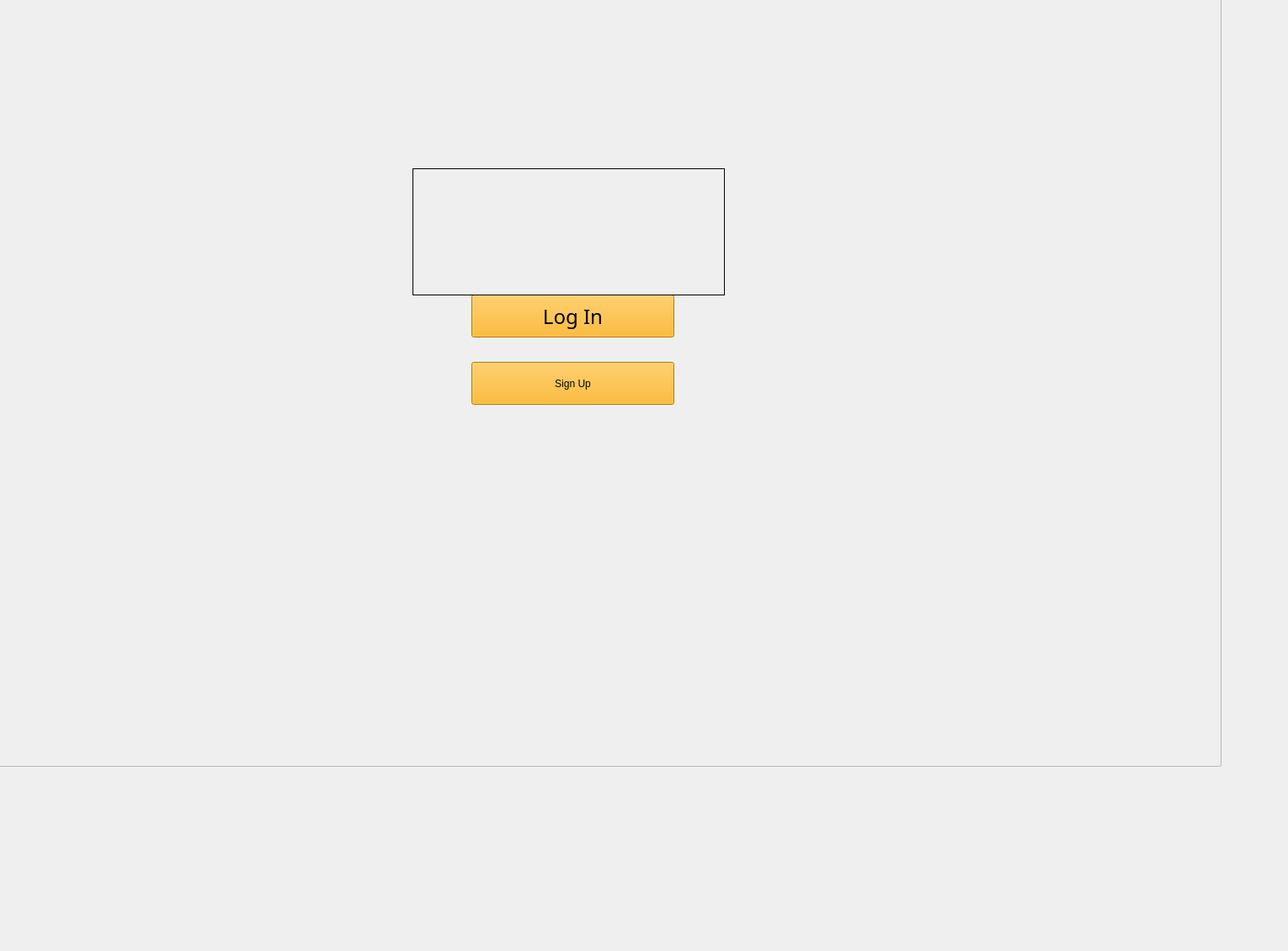
    <widget class="QWidget" name="Startpage">
     <widget class="QFrame" name="frame">
      <property name="geometry">
       <rect>
        <x>-70</x>
        <y>-10</y>
        <width>1521</width>
        <height>921</height>
       </rect>
      </property>
      <property name="styleSheet">
       <string notr="true">border-image: url(:/MainWindow/assets/index.png);</string>
      </property>
      <property name="frameShape">
       <enum>QFrame::StyledPanel</enum>
      </property>
      <property name="frameShadow">
       <enum>QFrame::Raised</enum>
      </property>
     </widget>
     <widget class="QPushButton" name="buttonStartpageSignup">
      <property name="geometry">
       <rect>
        <x>560</x>
        <y>430</y>
        <width>241</width>
        <height>51</height>
       </rect>
      </property>
      <property name="palette">
       <palette>
        <active>
         <colorrole role="Button">
          <brush brushstyle="SolidPattern">
           <color alpha="255">
            <red>255</red>
            <green>170</green>
            <blue>0</blue>
           </color>
          </brush>
         </colorrole>
         <colorrole role="Base">
          <brush brushstyle="SolidPattern">
           <color alpha="255">
            <red>255</red>
            <green>170</green>
            <blue>0</blue>
           </color>
          </brush>
         </colorrole>
         <colorrole role="Window">
          <brush brushstyle="SolidPattern">
           <color alpha="255">
            <red>255</red>
            <green>170</green>
            <blue>0</blue>
           </color>
          </brush>
         </colorrole>
        </active>
        <inactive>
         <colorrole role="Button">
          <brush brushstyle="SolidPattern">
           <color alpha="255">
            <red>255</red>
            <green>170</green>
            <blue>0</blue>
           </color>
          </brush>
         </colorrole>
         <colorrole role="Base">
          <brush brushstyle="SolidPattern">
           <color alpha="255">
            <red>255</red>
            <green>170</green>
            <blue>0</blue>
           </color>
          </brush>
         </colorrole>
         <colorrole role="Window">
          <brush brushstyle="SolidPattern">
           <color alpha="255">
            <red>255</red>
            <green>170</green>
            <blue>0</blue>
           </color>
          </brush>
         </colorrole>
        </inactive>
        <disabled>
         <colorrole role="Button">
          <brush brushstyle="SolidPattern">
           <color alpha="255">
            <red>255</red>
            <green>170</green>
            <blue>0</blue>
           </color>
          </brush>
         </colorrole>
         <colorrole role="Base">
          <brush brushstyle="SolidPattern">
           <color alpha="255">
            <red>255</red>
            <green>170</green>
            <blue>0</blue>
           </color>
          </brush>
         </colorrole>
         <colorrole role="Window">
          <brush brushstyle="SolidPattern">
           <color alpha="255">
            <red>255</red>
            <green>170</green>
            <blue>0</blue>
           </color>
          </brush>
         </colorrole>
        </disabled>
       </palette>
      </property>
      <property name="cursor">
       <cursorShape>PointingHandCursor</cursorShape>
      </property>
      <property name="styleSheet">
       <string notr="true">font: 18pt &quot;Viner Hand ITC&quot;;
background-color: rgb(255, 170, 0);
</string>
      </property>
      <property name="text">
       <string>Sign Up</string>
      </property>
     </widget>
     <widget class="QPushButton" name="buttonStartpageLogin">
      <property name="geometry">
       <rect>
        <x>560</x>
        <y>350</y>
        <width>241</width>
        <height>51</height>
       </rect>
      </property>
      <property name="font">
       <font>
        <family>Viner Hand ITC</family>
        <pointsize>18</pointsize>
        <italic>false</italic>
        <bold>false</bold>
       </font>
      </property>
      <property name="cursor">
       <cursorShape>PointingHandCursor</cursorShape>
      </property>
      <property name="styleSheet">
       <string notr="true">font: 18pt &quot;Viner Hand ITC&quot;;
background-color: rgb(255, 170, 0);</string>
      </property>
      <property name="text">
       <string>Log In</string>
      </property>
     </widget>
     <widget class="QLabel" name="labelStartpageTriviador">
      <property name="geometry">
       <rect>
        <x>490</x>
        <y>200</y>
        <width>371</width>
        <height>151</height>
       </rect>
      </property>
      <property name="palette">
       <palette>
        <active>
         <colorrole role="Button">
          <brush brushstyle="LinearGradientPattern">
           <gradient startx="1.000000000000000" starty="1.000000000000000" endx="0.000000000000000" endy="1.000000000000000" type="LinearGradient" spread="PadSpread" coordinatemode="ObjectBoundingMode">
            <gradientstop position="0.329545000000000">
             <color alpha="255">
              <red>255</red>
              <green>0</green>
              <blue>0</blue>
             </color>
            </gradientstop>
            <gradientstop position="0.335227000000000">
             <color alpha="255">
              <red>255</red>
              <green>252</green>
              <blue>30</blue>
             </color>
            </gradientstop>
            <gradientstop position="0.660000000000000">
             <color alpha="255">
              <red>237</red>
              <green>255</green>
              <blue>0</blue>
             </color>
            </gradientstop>
            <gradientstop position="0.670000000000000">
             <color alpha="255">
              <red>255</red>
              <green>255</green>
              <blue>0</blue>
             </color>
            </gradientstop>
            <gradientstop position="0.687500000000000">
             <color alpha="255">
              <red>0</red>
              <green>15</green>
              <blue>255</blue>
             </color>
            </gradientstop>
           </gradient>
          </brush>
         </colorrole>
         <colorrole role="Base">
          <brush brushstyle="LinearGradientPattern">
           <gradient startx="1.000000000000000" starty="1.000000000000000" endx="0.000000000000000" endy="1.000000000000000" type="LinearGradient" spread="PadSpread" coordinatemode="ObjectBoundingMode">
            <gradientstop position="0.329545000000000">
             <color alpha="255">
              <red>255</red>
              <green>0</green>
              <blue>0</blue>
             </color>
            </gradientstop>
            <gradientstop position="0.335227000000000">
             <color alpha="255">
              <red>255</red>
              <green>252</green>
              <blue>30</blue>
             </color>
            </gradientstop>
            <gradientstop position="0.660000000000000">
             <color alpha="255">
              <red>237</red>
              <green>255</green>
              <blue>0</blue>
             </color>
            </gradientstop>
            <gradientstop position="0.670000000000000">
             <color alpha="255">
              <red>255</red>
              <green>255</green>
              <blue>0</blue>
             </color>
            </gradientstop>
            <gradientstop position="0.687500000000000">
             <color alpha="255">
              <red>0</red>
              <green>15</green>
              <blue>255</blue>
             </color>
            </gradientstop>
           </gradient>
          </brush>
         </colorrole>
         <colorrole role="Window">
          <brush brushstyle="LinearGradientPattern">
           <gradient startx="1.000000000000000" starty="1.000000000000000" endx="0.000000000000000" endy="1.000000000000000" type="LinearGradient" spread="PadSpread" coordinatemode="ObjectBoundingMode">
            <gradientstop position="0.329545000000000">
             <color alpha="255">
              <red>255</red>
              <green>0</green>
              <blue>0</blue>
             </color>
            </gradientstop>
            <gradientstop position="0.335227000000000">
             <color alpha="255">
              <red>255</red>
              <green>252</green>
              <blue>30</blue>
             </color>
            </gradientstop>
            <gradientstop position="0.660000000000000">
             <color alpha="255">
              <red>237</red>
              <green>255</green>
              <blue>0</blue>
             </color>
            </gradientstop>
            <gradientstop position="0.670000000000000">
             <color alpha="255">
              <red>255</red>
              <green>255</green>
              <blue>0</blue>
             </color>
            </gradientstop>
            <gradientstop position="0.687500000000000">
             <color alpha="255">
              <red>0</red>
              <green>15</green>
              <blue>255</blue>
             </color>
            </gradientstop>
           </gradient>
          </brush>
         </colorrole>
        </active>
        <inactive>
         <colorrole role="Button">
          <brush brushstyle="LinearGradientPattern">
           <gradient startx="1.000000000000000" starty="1.000000000000000" endx="0.000000000000000" endy="1.000000000000000" type="LinearGradient" spread="PadSpread" coordinatemode="ObjectBoundingMode">
            <gradientstop position="0.329545000000000">
             <color alpha="255">
              <red>255</red>
              <green>0</green>
              <blue>0</blue>
             </color>
            </gradientstop>
            <gradientstop position="0.335227000000000">
             <color alpha="255">
              <red>255</red>
              <green>252</green>
              <blue>30</blue>
             </color>
            </gradientstop>
            <gradientstop position="0.660000000000000">
             <color alpha="255">
              <red>237</red>
              <green>255</green>
              <blue>0</blue>
             </color>
            </gradientstop>
            <gradientstop position="0.670000000000000">
             <color alpha="255">
              <red>255</red>
              <green>255</green>
              <blue>0</blue>
             </color>
            </gradientstop>
            <gradientstop position="0.687500000000000">
             <color alpha="255">
              <red>0</red>
              <green>15</green>
              <blue>255</blue>
             </color>
            </gradientstop>
           </gradient>
          </brush>
         </colorrole>
         <colorrole role="Base">
          <brush brushstyle="LinearGradientPattern">
           <gradient startx="1.000000000000000" starty="1.000000000000000" endx="0.000000000000000" endy="1.000000000000000" type="LinearGradient" spread="PadSpread" coordinatemode="ObjectBoundingMode">
            <gradientstop position="0.329545000000000">
             <color alpha="255">
              <red>255</red>
              <green>0</green>
              <blue>0</blue>
             </color>
            </gradientstop>
            <gradientstop position="0.335227000000000">
             <color alpha="255">
              <red>255</red>
              <green>252</green>
              <blue>30</blue>
             </color>
            </gradientstop>
            <gradientstop position="0.660000000000000">
             <color alpha="255">
              <red>237</red>
              <green>255</green>
              <blue>0</blue>
             </color>
            </gradientstop>
            <gradientstop position="0.670000000000000">
             <color alpha="255">
              <red>255</red>
              <green>255</green>
              <blue>0</blue>
             </color>
            </gradientstop>
            <gradientstop position="0.687500000000000">
             <color alpha="255">
              <red>0</red>
              <green>15</green>
              <blue>255</blue>
             </color>
            </gradientstop>
           </gradient>
          </brush>
         </colorrole>
         <colorrole role="Window">
          <brush brushstyle="LinearGradientPattern">
           <gradient startx="1.000000000000000" starty="1.000000000000000" endx="0.000000000000000" endy="1.000000000000000" type="LinearGradient" spread="PadSpread" coordinatemode="ObjectBoundingMode">
            <gradientstop position="0.329545000000000">
             <color alpha="255">
              <red>255</red>
              <green>0</green>
              <blue>0</blue>
             </color>
            </gradientstop>
            <gradientstop position="0.335227000000000">
             <color alpha="255">
              <red>255</red>
              <green>252</green>
              <blue>30</blue>
             </color>
            </gradientstop>
            <gradientstop position="0.660000000000000">
             <color alpha="255">
              <red>237</red>
              <green>255</green>
              <blue>0</blue>
             </color>
            </gradientstop>
            <gradientstop position="0.670000000000000">
             <color alpha="255">
              <red>255</red>
              <green>255</green>
              <blue>0</blue>
             </color>
            </gradientstop>
            <gradientstop position="0.687500000000000">
             <color alpha="255">
              <red>0</red>
              <green>15</green>
              <blue>255</blue>
             </color>
            </gradientstop>
           </gradient>
          </brush>
         </colorrole>
        </inactive>
        <disabled>
         <colorrole role="Button">
          <brush brushstyle="LinearGradientPattern">
           <gradient startx="1.000000000000000" starty="1.000000000000000" endx="0.000000000000000" endy="1.000000000000000" type="LinearGradient" spread="PadSpread" coordinatemode="ObjectBoundingMode">
            <gradientstop position="0.329545000000000">
             <color alpha="255">
              <red>255</red>
              <green>0</green>
              <blue>0</blue>
             </color>
            </gradientstop>
            <gradientstop position="0.335227000000000">
             <color alpha="255">
              <red>255</red>
              <green>252</green>
              <blue>30</blue>
             </color>
            </gradientstop>
            <gradientstop position="0.660000000000000">
             <color alpha="255">
              <red>237</red>
              <green>255</green>
              <blue>0</blue>
             </color>
            </gradientstop>
            <gradientstop position="0.670000000000000">
             <color alpha="255">
              <red>255</red>
              <green>255</green>
              <blue>0</blue>
             </color>
            </gradientstop>
            <gradientstop position="0.687500000000000">
             <color alpha="255">
              <red>0</red>
              <green>15</green>
              <blue>255</blue>
             </color>
            </gradientstop>
           </gradient>
          </brush>
         </colorrole>
         <colorrole role="Base">
          <brush brushstyle="LinearGradientPattern">
           <gradient startx="1.000000000000000" starty="1.000000000000000" endx="0.000000000000000" endy="1.000000000000000" type="LinearGradient" spread="PadSpread" coordinatemode="ObjectBoundingMode">
            <gradientstop position="0.329545000000000">
             <color alpha="255">
              <red>255</red>
              <green>0</green>
              <blue>0</blue>
             </color>
            </gradientstop>
            <gradientstop position="0.335227000000000">
             <color alpha="255">
              <red>255</red>
              <green>252</green>
              <blue>30</blue>
             </color>
            </gradientstop>
            <gradientstop position="0.660000000000000">
             <color alpha="255">
              <red>237</red>
              <green>255</green>
              <blue>0</blue>
             </color>
            </gradientstop>
            <gradientstop position="0.670000000000000">
             <color alpha="255">
              <red>255</red>
              <green>255</green>
              <blue>0</blue>
             </color>
            </gradientstop>
            <gradientstop position="0.687500000000000">
             <color alpha="255">
              <red>0</red>
              <green>15</green>
              <blue>255</blue>
             </color>
            </gradientstop>
           </gradient>
          </brush>
         </colorrole>
         <colorrole role="Window">
          <brush brushstyle="LinearGradientPattern">
           <gradient startx="1.000000000000000" starty="1.000000000000000" endx="0.000000000000000" endy="1.000000000000000" type="LinearGradient" spread="PadSpread" coordinatemode="ObjectBoundingMode">
            <gradientstop position="0.329545000000000">
             <color alpha="255">
              <red>255</red>
              <green>0</green>
              <blue>0</blue>
             </color>
            </gradientstop>
            <gradientstop position="0.335227000000000">
             <color alpha="255">
              <red>255</red>
              <green>252</green>
              <blue>30</blue>
             </color>
            </gradientstop>
            <gradientstop position="0.660000000000000">
             <color alpha="255">
              <red>237</red>
              <green>255</green>
              <blue>0</blue>
             </color>
            </gradientstop>
            <gradientstop position="0.670000000000000">
             <color alpha="255">
              <red>255</red>
              <green>255</green>
              <blue>0</blue>
             </color>
            </gradientstop>
            <gradientstop position="0.687500000000000">
             <color alpha="255">
              <red>0</red>
              <green>15</green>
              <blue>255</blue>
             </color>
            </gradientstop>
           </gradient>
          </brush>
         </colorrole>
        </disabled>
       </palette>
      </property>
      <property name="font">
       <font>
        <family>Viner Hand ITC</family>
        <pointsize>48</pointsize>
        <italic>false</italic>
        <bold>false</bold>
       </font>
      </property>
      <property name="styleSheet">
       <string notr="true">background-image: url(:/MainWindow/assets/Triviador.png);</string>
      </property>
      <property name="frameShape">
       <enum>QFrame::StyledPanel</enum>
      </property>
      <property name="frameShadow">
       <enum>QFrame::Sunken</enum>
      </property>
      <property name="text">
       <string/>
      </property>
      <property name="alignment">
       <set>Qt::AlignCenter</set>
      </property>
     </widget>
     <widget class="QLabel" name="label_2">
      <property name="geometry">
       <rect>
        <x>-60</x>
        <y>610</y>
        <width>251</width>
        <height>371</height>
       </rect>
      </property>
      <property name="styleSheet">
       <string notr="true">background-image: url(:/MainWindow/assets/MihaiViteazul.png);</string>
      </property>
      <property name="text">
       <string/>
      </property>
     </widget>
     <widget class="QLabel" name="label_3">
      <property name="geometry">
       <rect>
        <x>430</x>
        <y>520</y>
        <width>401</width>
        <height>421</height>
       </rect>
      </property>
      <property name="styleSheet">
       <string notr="true">background-image: url(:/MainWindow/assets/StefanCelMare.png);</string>
      </property>
      <property name="text">
       <string/>
      </property>
     </widget>
     <widget class="QLabel" name="label_4">
      <property name="geometry">
       <rect>
        <x>170</x>
        <y>590</y>
        <width>261</width>
        <height>421</height>
       </rect>
      </property>
      <property name="styleSheet">
       <string notr="true">background-image: url(:/MainWindow/assets/Carol1.png);</string>
      </property>
      <property name="text">
       <string/>
      </property>
     </widget>
     <widget class="QLabel" name="label_5">
      <property name="geometry">
       <rect>
        <x>820</x>
        <y>580</y>
        <width>281</width>
        <height>541</height>
       </rect>
      </property>
      <property name="styleSheet">
       <string notr="true">background-image: url(:/MainWindow/assets/Ferdinand.png);</string>
      </property>
      <property name="text">
       <string/>
      </property>
     </widget>
     <widget class="QLabel" name="label_6">
      <property name="geometry">
       <rect>
        <x>960</x>
        <y>620</y>
        <width>321</width>
        <height>331</height>
       </rect>
      </property>
      <property name="styleSheet">
       <string notr="true">
background-image: url(:/MainWindow/assets/Cuza.png);</string>
      </property>
      <property name="text">
       <string/>
      </property>
     </widget>
     <widget class="QLabel" name="label">
      <property name="geometry">
       <rect>
        <x>1040</x>
        <y>-10</y>
        <width>241</width>
        <height>201</height>
       </rect>
      </property>
      <property name="styleSheet">
       <string notr="true">background-image: url(:/MainWindow/assets/Compas.png);</string>
      </property>
      <property name="text">
       <string/>
      </property>
     </widget>
    </widget>
